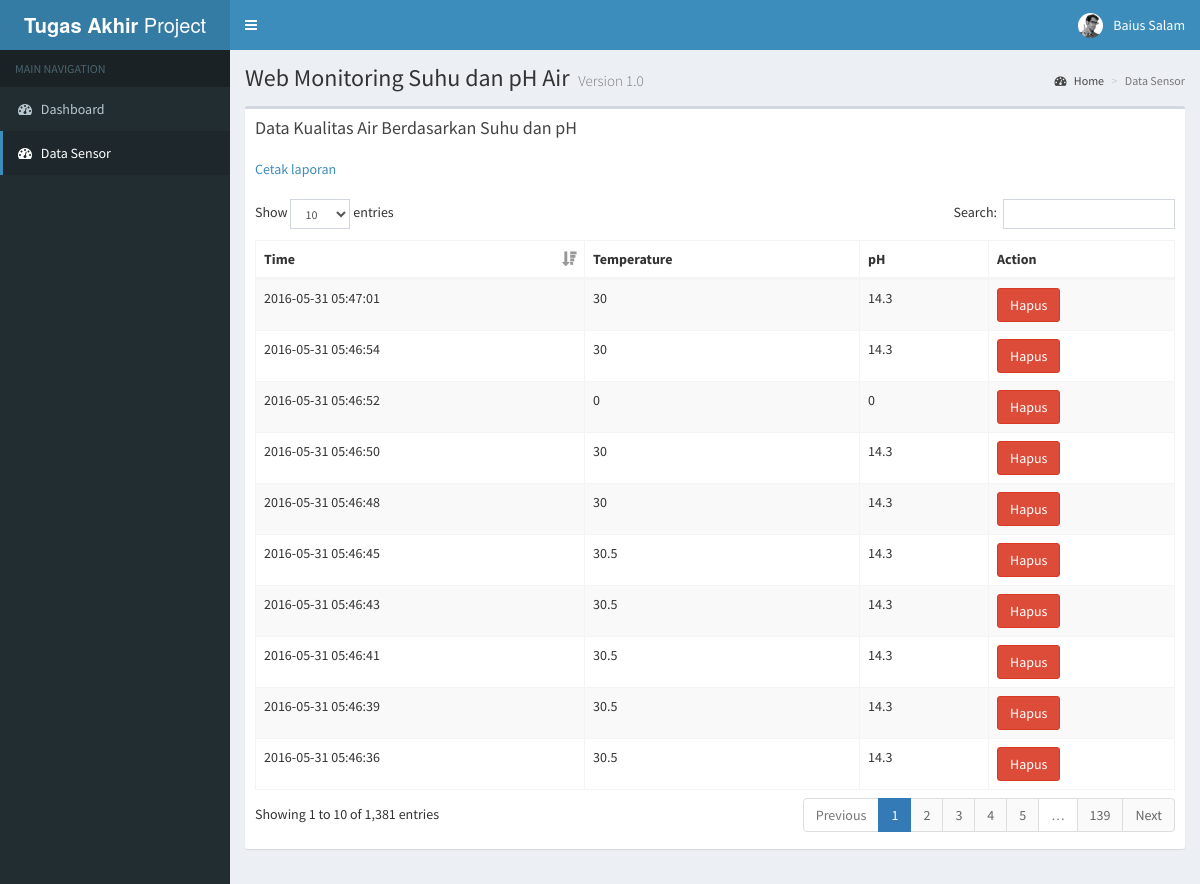
The page /DataSensor.php on the database its author committed.
### tables this page shows
CREATE TABLE `tbl_datasensor` (
  `id` int(11) NOT NULL AUTO_INCREMENT,
  `temperature` float DEFAULT NULL,
  `pH` float DEFAULT NULL,
  `time` timestamp NULL DEFAULT NULL ON UPDATE CURRENT_TIMESTAMP,
  PRIMARY KEY (`id`)
);

### DataSensor.php (the view, shortened to what this page needs)
<?php
	$link=Connection();
	$result=mysql_query("SELECT * FROM `tbl_dataSensor` ORDER BY `time` Desc",$link);
	if(isset($_POST['delete'])) {
		$id = $_POST['id'];
        $delete = "delete from tbl_datasensor where id = $id" ;
		$hasil = mysql_query($delete);
		if(! $hasil ) {
               die('Could not delete data: ' . mysql_error());
            }
            echo " <center> <b> <font color = 'red' size = '4'> <p> Data dengan nama $id Berhasil dihapus </p> </center> </b> </font> <br/>
				  ";
            mysql_close($link);
         }else {
?>
<!DOCTYPE html>
<html>
    <head>
        <link rel="stylesheet" href="bootstrap/css/bootstrap.min.css">
        <link rel="stylesheet" href="font-awesome/css/font-awesome.min.css">
        <link rel="stylesheet" href="dist/css/AdminLTE.min.css">
        <link rel="stylesheet" href="dist/css/skins/_all-skins.min.css">
		<link rel="stylesheet" href="datatables/dataTables.bootstrap.css">
    </head>
    <body class="hold-transition skin-blue sidebar-mini">
        <div class="wrapper">
            <header class="main-header">
                <a href="index2.html" class="logo">
                    <span class="logo-lg"><b>Tugas Akhir</b> Project</span>
                </a>
                <nav class="navbar navbar-static-top" role="navigation">
                    <a href="#" class="sidebar-toggle" data-toggle="offcanvas" role="button">
                    </a>
                    <div class="navbar-custom-menu">
                        <ul class="nav navbar-nav">
                            <li class="dropdown user user-menu">
                                <a href="#" class="dropdown-toggle" data-toggle="dropdown">
                                    <img src="dist/img/user2-160x160.jpg" class="user-image" alt="User Image">
                                    <span class="hidden-xs">Baius Salam</span>
                                </a>
                            </li>
                        </ul>
                    </div>
                </nav>
            </header>
            <aside class="main-sidebar">
                <section class="sidebar">
                    <ul class="sidebar-menu">
                        <li class="header">MAIN NAVIGATION</li>
                        <li class="treeview">
                            <a href="/TA_Project/Index.php">
                                <i class="fa fa-dashboard"></i> <span>Dashboard</span>
                            </a>
                        </li>
						<li class="active treeview">
                            <a href="/TA_Project/DataSensor.php">
                                <i class="fa fa-dashboard"></i> <span>Data Sensor</span>
                            </a>
                        </li>
					</ul>
                </section>
            </aside>
            <div class="content-wrapper">
                <section class="content-header">
                    <h1>
                         Web Monitoring Suhu dan pH Air
                        <small>Version 1.0</small>
                    </h1>
                    <ol class="breadcrumb">
                        <li><a href="#"><i class="fa fa-dashboard"></i> Home</a></li>
                        <li class="active">Data Sensor</li>
                    </ol>
                </section>
				<section class="content">
          <div class="row">
            <div class="col-xs-12">
			<div class="box">
                <div class="box-header">
                  <h3 class="box-title">Data Kualitas Air Berdasarkan Suhu dan pH</h3></br></br>
				  <a href="excel1.php" >Cetak laporan</a>
                </div>
                <div class="box-body">
				<form method = "post" action = "<?php $_PHP_SELF ?>">
                  <table id="example2" class="table table-bordered table-striped">
                    <thead>
                      <tr>
                        <th class="sorting_desc">Time</th>
                        <th>Temperature</th>
                        <th>pH</th>
                        <th>Action</th>
                      </tr>
                    </thead>
                    <tbody>
						<?php if($result!==FALSE){
					while($row = mysql_fetch_array($result)) {
                       ?>
                      <tr>
                        <td><?php printf($row["time"]) ?></td>
                        <td><?php printf($row["temperature"]) ?></td>
                        <td><?php printf($row["pH"]) ?></td>
                        <td>
							<a class="btn btn-danger" href="/Ta_Project/delete.php?id=<?php echo $row["id"]?>">Hapus</a>
							</td>
                      </tr>
					  <?php }
					}
				?>
					</tbody>
			</table>
			</form>
            <?php
         }
      ?>
                </div>
              </div>
            </div>
          </div>
        </section>
        </div>
    </body>
</html>

### rows shown on the page
tbl_datasensor: value "2016-05-31 05:47:01 30 14.3"
tbl_datasensor: value "2016-05-31 05:46:54 30 14.3"
tbl_datasensor: value "2016-05-31 05:46:52 0 0"
tbl_datasensor: value "2016-05-31 05:46:50 30 14.3"
tbl_datasensor: value "2016-05-31 05:46:48 30 14.3"
tbl_datasensor: value "2016-05-31 05:46:45 30.5 14.3"
tbl_datasensor: value "2016-05-31 05:46:43 30.5 14.3"
tbl_datasensor: value "2016-05-31 05:46:41 30.5 14.3"
tbl_datasensor: value "2016-05-31 05:46:39 30.5 14.3"
tbl_datasensor: value "2016-05-31 05:46:36 30.5 14.3"
